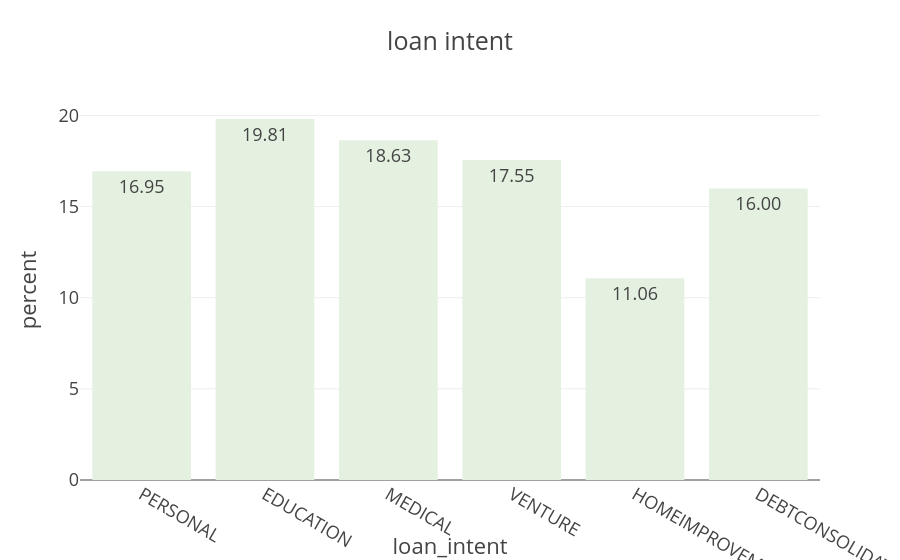

Notebook code cell kept with this figure:
### Code cell
fig=px.histogram(data, x = 'loan_intent',histnorm = 'percent', text_auto = '.2f',template = 'presentation', title = 'loan intent',color_discrete_sequence=px.colors.sequential.Mint)
fig.update_layout()
fig.show()

### Figure 1 — Plotly figure (JSON) as saved in the notebook; plotly's stock layout.template omitted (floating-point values rounded to 4 significant figures; data arrays with more than 128 entries replaced by an {"elided": "..."} marker saying what was removed)
{"data": [{"bingroup": "x", "histnorm": "percent", "hovertemplate": "loan_intent=%{x}<br>percent=%{y}<extra></extra>", "legendgroup": "", "marker": {"color": "rgb(228, 241, 225)", "pattern": {"shape": ""}}, "name": "", "orientation": "v", "showlegend": false, "texttemplate": "%{value:.2f}", "x": {"elided": "32581 str values"}, "xaxis": "x", "yaxis": "y", "type": "histogram"}], "layout": {"xaxis": {"anchor": "y", "domain": [0.0, 1.0], "title": {"text": "loan_intent"}}, "yaxis": {"anchor": "x", "domain": [0.0, 1.0], "title": {"text": "percent"}}, "legend": {"tracegroupgap": 0}, "title": {"text": "loan intent"}, "barmode": "relative"}}
